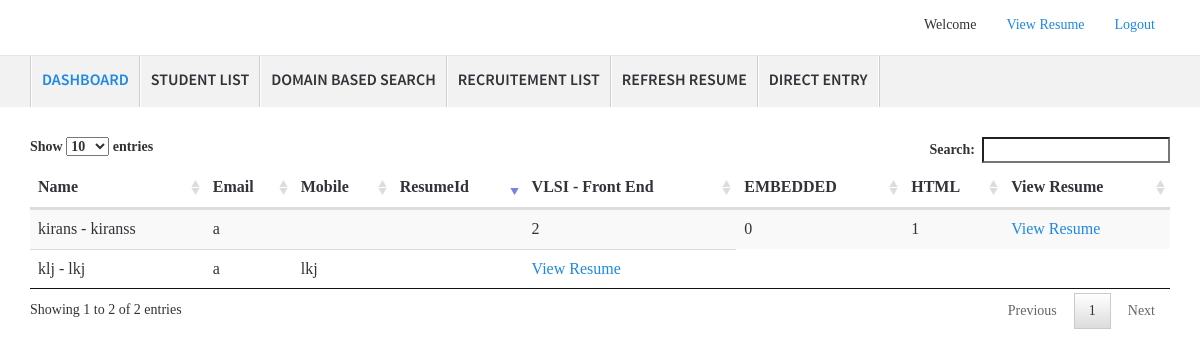
Page /admin/viewRecruitementlistCandidates.php?idrecruitement=1 on the earlier database version.
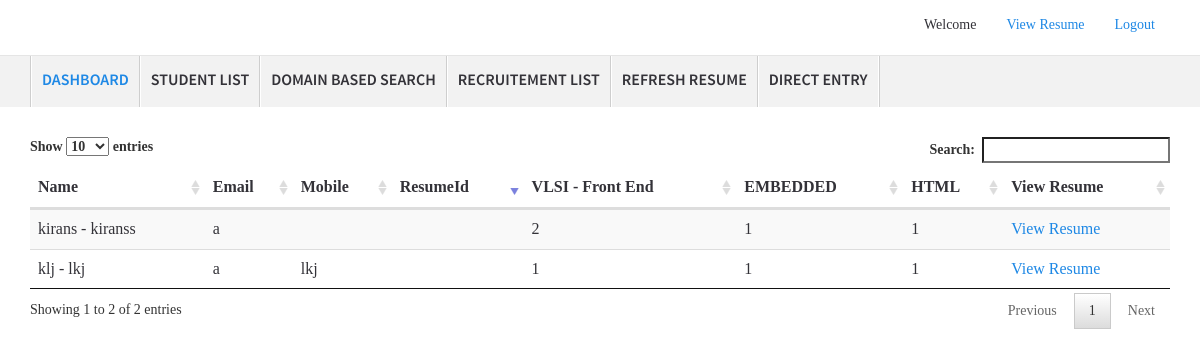
Same page on the later database version.
### tables this page shows
CREATE TABLE IF NOT EXISTS `tbl_resumetypes` (
  `idresumetype` bigint(20) NOT NULL AUTO_INCREMENT,
  `resumetypename` varchar(255) DEFAULT NULL,
  PRIMARY KEY (`idresumetype`)
);

CREATE TABLE IF NOT EXISTS `tbl_studentresumekeywords` (
  `idstudentresumekeywords` bigint(20) NOT NULL AUTO_INCREMENT,
  `idstudent` bigint(20) NOT NULL,
  `idresumetype` bigint(20) NOT NULL,
  `noofkeywords` varchar(10) NOT NULL,
  `keywords` text NOT NULL,
  PRIMARY KEY (`idstudentresumekeywords`)
);

CREATE TABLE IF NOT EXISTS `tbl_recruitementresumes` (
  `idrecruitementresumes` bigint(20) NOT NULL AUTO_INCREMENT,
  `idrecruitement` bigint(20) NOT NULL,
  `idstudent` bigint(20) NOT NULL,
  PRIMARY KEY (`idrecruitementresumes`)
);

CREATE TABLE IF NOT EXISTS `tbl_student` (
  `idstudent` bigint(20) NOT NULL AUTO_INCREMENT,
  `firstname` varchar(50) DEFAULT NULL,
  `lastname` varchar(50) DEFAULT NULL,
  `email` varchar(255) DEFAULT NULL,
  `mobile` varchar(50) DEFAULT NULL,
  `city` varchar(50) DEFAULT NULL,
  `pincode` varchar(50) DEFAULT NULL,
  `country` varchar(100) DEFAULT NULL,
  `state` varchar(100) DEFAULT NULL,
  `dob` date DEFAULT NULL,
  `fathername` varchar(100) DEFAULT NULL,
  `gender` varchar(50) DEFAULT NULL,
  `languages` varchar(1000) DEFAULT NULL,
  `nationality` varchar(500) DEFAULT NULL,
  `sslc_passoutyear` varchar(10) DEFAULT NULL,
  `sslc_percentagetype` varchar(10) DEFAULT NULL,
  `sslc_percentage` varchar(10) DEFAULT NULL,
  `sslc_schoolname` varchar(1000) DEFAULT NULL,
  `puc_passoutyear` varchar(10) DEFAULT NULL,
  `puc_percentagetype` varchar(10) DEFAULT NULL,
  `puc_percentage` varchar(10) DEFAULT NULL,
  `puc_schoolname` varchar(1000) DEFAULT NULL,
  `deg_passoutyear` varchar(10) DEFAULT NULL,
  `deg_percentagetype` varchar(10) DEFAULT NULL,
  `deg_schoolname` varchar(1000) DEFAULT NULL,
  `deg_percentage` varchar(10) DEFAULT NULL,
  `deg_university` varchar(10) DEFAULT NULL,
  `pg_percentagetype` varchar(10) DEFAULT NULL,
  `pg_schoolname` varchar(1000) DEFAULT NULL,
  `pg_percentage` varchar(10) DEFAULT '0',
  `pg_passoutyear` varchar(10) DEFAULT NULL,
  `pg_university` varchar(1000) DEFAULT NULL,
  `address` text,
  `pgdip_percentagetype` varchar(10) DEFAULT NULL,
  `pgdip_schoolname` varchar(255) DEFAULT NULL,
  `pgdip_percentage` varchar(10) DEFAULT '0',
  `pgdip_passoutyear` varchar(5) DEFAULT NULL,
  `pgdip_university` varchar(255) DEFAULT NULL,
  `deg_department` bigint(20) DEFAULT NULL,
  `pg_department` bigint(20) DEFAULT NULL,
  `password` varchar(255) DEFAULT NULL,
  `career_objective` text NOT NULL,
  `phd_percentagetype` varchar(255) NOT NULL,
  `phd_schoolname` varchar(255) NOT NULL,
  `phd_percentage` varchar(255) NOT NULL DEFAULT '0',
  `phd_passoutyear` varchar(255) NOT NULL,
  `phd_university` varchar(255) NOT NULL,
  `phd_department` varchar(255) NOT NULL,
  `rvvlsiid` varchar(25) NOT NULL DEFAULT '0',
  `pgdip_coursename` varchar(255) NOT NULL,
  `deg_projectname` varchar(255) DEFAULT NULL,
  `deg_projectdescription` varchar(500) DEFAULT NULL,
  `deg_projecttools` varchar(255) DEFAULT NULL,
  `deg_projectchallenges` varchar(500) DEFAULT NULL,
  `pg_projectname` varchar(255) DEFAULT NULL,
  `pg_projectdescription` varchar(500) DEFAULT NULL,
  `pg_projecttools` varchar(255) DEFAULT NULL,
  `pg_projectchallenges` varchar(500) DEFAULT NULL,
  `resumeid` varchar(255) DEFAULT NULL,
  PRIMARY KEY (`idstudent`)
);

### admin/include/resumeType.php (called while the page is built, shortened)
<?php
$resumeTypesSql = mysql_query("Select * from tbl_resumetypes order by idresumetype asc");
$resume=0;
while($row = mysql_fetch_assoc($resumeTypesSql))
{
    $resumeTypesArray[$resume]['idresumetype'] = $row['idresumetype'];
    $resumeTypesArray[$resume]['resumetypename'] = $row['resumetypename'];
    $resume++;
}?>

### admin/viewRecruitementlistCandidates.php (the view, shortened to what this page needs)
<?php
include('include/resumeType.php');
$idRecruitment = $_GET['idrecruitement'];
$studentSql = mysql_query("Select a.*,b.*
                          from tbl_student as a,
                          tbl_recruitementresumes as b
                          where a.idstudent = b.idstudent and
                          b.idrecruitement='$idRecruitment'");
$i=0;
while($row = mysql_fetch_assoc($studentSql))
{
    $studentArray[$i]['idstudent'] = $row['idstudent'];
    $studentArray[$i]['studentname'] = $row['firstname'].' - '.$row['lastname'];
        $studentArray[$i]['idstudent'] = $row['idstudent'];
    $studentArray[$i]['email'] = $row['email'];
    $studentArray[$i]['mobile'] = $row['mobile'];
    $studentArray[$i]['resumeid'] = $row['resumeid'];
    $i++;
}
?>
	<link rel="stylesheet" type="text/css" href="tablegrid/css/jquery.dataTables.css">
    <link href="../css/bootstrap.min.css" rel="stylesheet">
    <link href="../css/main.css" rel="stylesheet">
  </head>
  <body>
  <?php include('../include/header.php');?>
    <?php include('include/nav.php');?>
    <div class="container mar-t30">
        <div class="clearfix brd-btm pad-b20" style="display:none">
        <a href="addCompanyProject.php" class="btn btn-primary pull-right" >+ ADD PROJECT</a>
    </div>
			<table id="example" class="table table-striped" cellspacing="0" width="100%">
				<thead>
					<tr>
						<th>Name</th>
						<th>Email</th>
						<th>Mobile</th>
						<th>ResumeId</th>
						 <?php for($resumetype=0;$resumetype<count($resumeTypesArray);$resumetype++){?>
                        <th><?php echo $resumeTypesArray[$resumetype]['resumetypename'];?></th>
 <?php }?>
            <th>View Resume</th>
					</tr>
				</thead>
				<tbody>
				<?php for($i=0;$i<count($studentArray);$i++){
					$idstudent = $studentArray[$i]['idstudent'];?>
					<tr>
						<td><?php echo $studentArray[$i]['studentname'];?></td>
						<td><?php echo $studentArray[$i]['email'];?></td>
						<td><?php echo $studentArray[$i]['mobile'];?></td>
						<td><?php echo $studentArray[$i]['resumeid'];?></td>
					 <?php
                         $resumeKeyWordsSql = mysql_query("Select * from tbl_studentresumekeywords where idstudent='$idstudent' order by idresumetype asc");
                         while($row = mysql_fetch_assoc($resumeKeyWordsSql))
                         { ?>
                         <td><?php echo $row['noofkeywords'];?></td>
                         <?php } ?>
            <td><a href='viewResume.php?idstudent=<?php echo $idstudent;?>' target='_blank'>View Resume</a></td>
					</tr>
					<?php }?>
				</tbody>
			</table>
</div>
</body>

Differences in the rows shown:
removed tbl_studentresumekeywords: noofkeywords "0", shown under "kirans - kiranss"
added tbl_studentresumekeywords: noofkeywords "1", shown under "kirans - kiranss"
added tbl_studentresumekeywords: noofkeywords "1"
added tbl_studentresumekeywords: noofkeywords "1"
added tbl_studentresumekeywords: noofkeywords "1"
